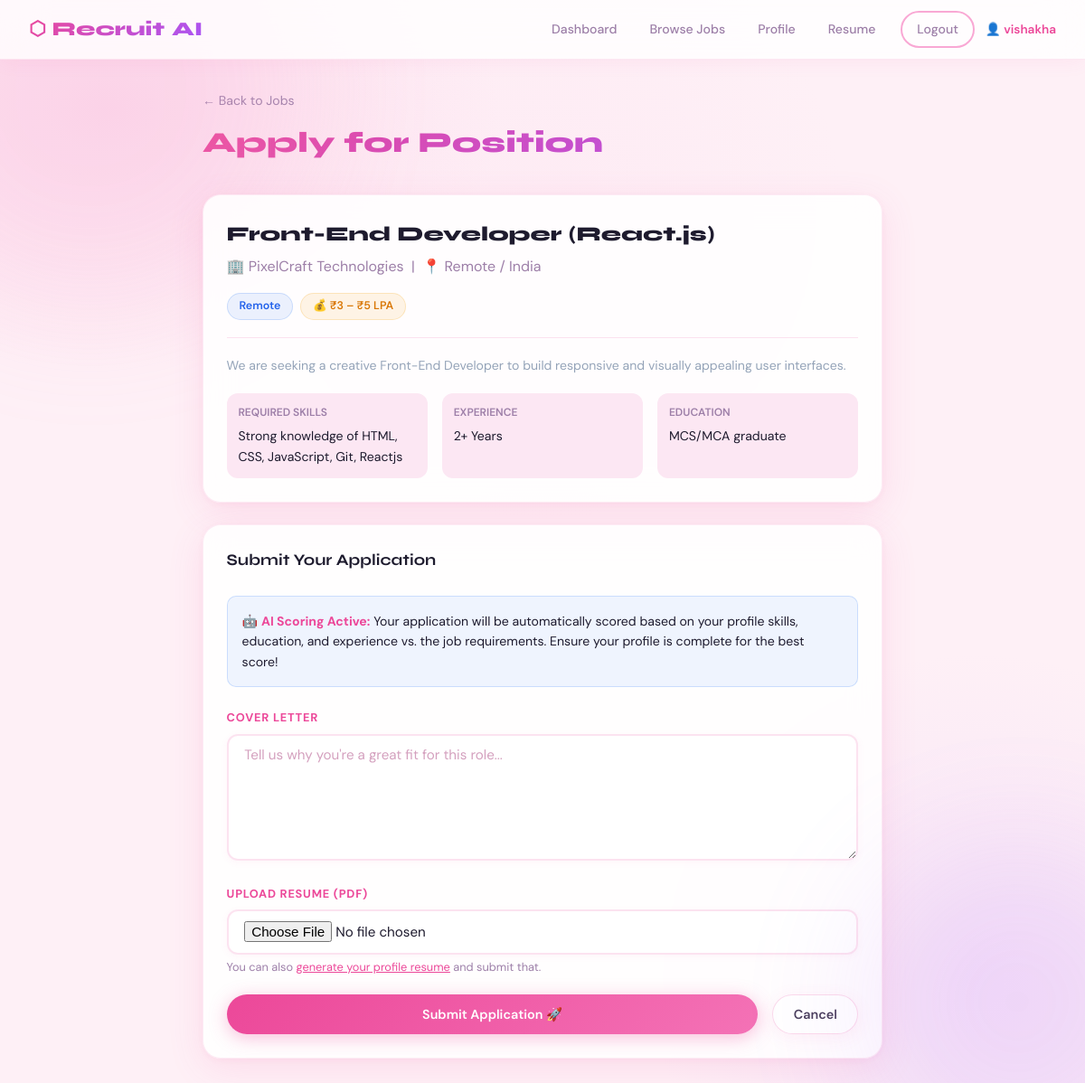
Page /apply/5 (signed in) on the committed database.
### tables this page shows
CREATE TABLE job_posts (
            id INTEGER PRIMARY KEY AUTOINCREMENT,
            hr_id INTEGER,
            title TEXT,
            company TEXT,
            location TEXT,
            job_type TEXT,
            description TEXT,
            required_skills TEXT,
            required_experience TEXT,
            required_education TEXT,
            salary TEXT,
            deadline TEXT,
            status TEXT DEFAULT 'active',
            created_at TEXT DEFAULT CURRENT_TIMESTAMP,
            FOREIGN KEY(hr_id) REFERENCES users(id)
        );

### app.py (the view, shortened to what this page needs)
@app.route('/apply/<int:job_id>', methods=['GET','POST'])
def apply_job(job_id):
    if 'user_id' not in session or session['role']!='user': return redirect(url_for('login'))
    uid=session['user_id']; conn=get_db()
    job=conn.execute("SELECT * FROM job_posts WHERE id=?",(job_id,)).fetchone()
    if not job: flash('Job not found.','danger'); return redirect(url_for('jobs'))
    already=conn.execute("SELECT id FROM applications WHERE user_id=? AND job_id=?",(uid,job_id)).fetchone()
    if already: flash('Already applied!','warning'); conn.close(); return redirect(url_for('jobs'))
    conn.close()
    return render_template('apply.html', job=job)

### app.py (called while the page is built)
def get_db():
    conn = sqlite3.connect(DB)
    conn.row_factory = sqlite3.Row
    return conn

### templates/apply.html (shortened to what this page needs)
{% extends 'base.html' %}
{% block content %}
<div class="container" style="max-width:800px">
  <div class="page-header">
    <a href="{{ url_for('jobs') }}" style="color:var(--muted);font-size:.88rem;text-decoration:none">← Back to Jobs</a>
    <div class="page-title" style="margin-top:.5rem">Apply for Position</div>
  </div>
  <div class="card" style="margin-bottom:1.5rem">
    <div style="display:flex;justify-content:space-between;align-items:start;flex-wrap:wrap;gap:1rem">
      <div>
        <div style="font-family:'Syne',sans-serif;font-weight:800;font-size:1.4rem">{{ job.title }}</div>
        <div style="color:var(--muted);margin-top:.3rem">🏢 {{ job.company }} &nbsp;|&nbsp; 📍 {{ job.location }}</div>
      </div>
      <div style="display:flex;gap:.5rem;flex-wrap:wrap">
        <span class="badge badge-blue">{{ job.job_type }}</span>
        {% if job.salary %}<span class="badge badge-yellow">💰 {{ job.salary }}</span>{% endif %}
      </div>
    </div>
    <div style="margin-top:1.2rem;padding-top:1.2rem;border-top:1px solid var(--border)">
      <div style="font-size:.88rem;color:#94a3b8;line-height:1.6">{{ job.description }}</div>
    </div>
    <div style="margin-top:1.2rem;display:grid;grid-template-columns:repeat(3,1fr);gap:1rem">
      <div style="background:var(--surface2);padding:.8rem;border-radius:var(--radius-sm)">
        <div style="font-size:.75rem;color:var(--muted);text-transform:uppercase;font-weight:600;margin-bottom:.3rem">Required Skills</div>
        <div style="font-size:.88rem">{{ job.required_skills }}</div>
      </div>
      <div style="background:var(--surface2);padding:.8rem;border-radius:var(--radius-sm)">
        <div style="font-size:.75rem;color:var(--muted);text-transform:uppercase;font-weight:600;margin-bottom:.3rem">Experience</div>
        <div style="font-size:.88rem">{{ job.required_experience or 'Not specified' }}</div>
      </div>
      <div style="background:var(--surface2);padding:.8rem;border-radius:var(--radius-sm)">
        <div style="font-size:.75rem;color:var(--muted);text-transform:uppercase;font-weight:600;margin-bottom:.3rem">Education</div>
        <div style="font-size:.88rem">{{ job.required_education or 'Not specified' }}</div>
      </div>
    </div>
  </div>
  <div class="card">
    <div class="card-title" style="margin-bottom:1.5rem">Submit Your Application</div>
    <div style="background:rgba(59,130,246,.08);border:1px solid rgba(59,130,246,.2);border-radius:10px;padding:1rem;margin-bottom:1.5rem;font-size:.88rem">
      🤖 <strong style="color:var(--primary)">AI Scoring Active:</strong> Your application will be automatically scored based on your profile skills, education, and experience vs. the job requirements. Ensure your profile is complete for the best score!
    </div>
    <form method="POST" enctype="multipart/form-data">
      <div class="form-group">
        <label class="form-label">Cover Letter</label>
        <textarea name="cover_letter" class="form-control" style="min-height:140px" placeholder="Tell us why you're a great fit for this role..."></textarea>
      </div>
      <div class="form-group">
        <label class="form-label">Upload Resume (PDF)</label>
        <input type="file" name="resume" class="form-control" accept=".pdf">
        <div style="color:var(--muted);font-size:.8rem;margin-top:.3rem">You can also <a href="{{ url_for('view_resume', user_id=session.user_id) }}" target="_blank" style="color:var(--primary)">generate your profile resume</a> and submit that.</div>
      </div>
      <div style="display:flex;gap:1rem">
        <button class="btn btn-primary" style="flex:1;justify-content:center;padding:.8rem">Submit Application 🚀</button>
        <a href="{{ url_for('jobs') }}" class="btn btn-ghost">Cancel</a>
      </div>
    </form>
  </div>
</div>
{% endblock %}

### static/css/style.css (style rules this page uses)
:root { --bg: #fef0f6; --surface: #ffffff; --surface2: #fce7f3; --border: rgba(236,72,153,0.15); --primary: #ec4899; --primary-light: #f9a8d4; --primary-glow: rgba(236,72,153,0.2); --accent: #f472b6; --accent2: #a855f7; --success: #10b981; --warning: #f59e0b; --danger: #ef4444; --text: #1e1b2e; --text-soft: #4a3f5c; --muted: #9d7fa8; --radius: 20px; --radius-sm: 12px; --shadow-sm: 0 4px 20px rgba(236,72,153,0.08); --shadow-md: 0 8px 40px rgba(236,72,153,0.14); --shadow-lg: 0 20px 60px rgba(236,72,153,0.18); --shadow-float: 0 10px 40px rgba(236,72,153,0.12), 0 2px 8px rgba(236,72,153,0.06); }
*, *::before, *::after { box-sizing: border-box; margin: 0; padding: 0; }
html { scroll-behavior: smooth; }
body { font-family: 'DM Sans', sans-serif; background: var(--bg); background-image: radial-gradient(ellipse 60% 40% at 10% 10%, rgba(249,168,212,0.3) 0%, transparent 60%), radial-gradient(ellipse 50% 50% at 90% 90%, rgba(216,180,254,0.2) 0%, transparent 60%), radial-gradient(ellipse 40% 40% at 50% 20%, rgba(251,207,232,0.15) 0%, transparent 70%); color: var(--text); min-height: 100vh; line-height: 1.6; }
.btn { display: inline-flex; align-items: center; gap: .5rem; padding: .6rem 1.4rem; border-radius: 99px; font-family: 'DM Sans', sans-serif; font-size: .9rem; font-weight: 600; cursor: pointer; border: none; text-decoration: none; transition: all .25s cubic-bezier(.34,1.56,.64,1); white-space: nowrap; }
.btn-primary { background: linear-gradient(135deg, #ec4899, #f472b6); color: #fff; box-shadow: 0 4px 20px rgba(236,72,153,0.35); }
.btn-ghost { background: rgba(255,255,255,0.85); color: var(--text-soft); border: 1.5px solid rgba(236,72,153,0.2); box-shadow: var(--shadow-sm); }
.card { background: rgba(255,255,255,0.88); backdrop-filter: blur(16px); -webkit-backdrop-filter: blur(16px); border: 1.5px solid rgba(236,72,153,0.1); border-radius: var(--radius); padding: 1.6rem; box-shadow: var(--shadow-float); transition: transform .3s cubic-bezier(.34,1.56,.64,1), box-shadow .3s; }
.card-title { font-family: 'Syne', sans-serif; font-weight: 700; font-size: 1.1rem; color: var(--text); }
.form-group { margin-bottom: 1.2rem; }
.form-label { display: block; font-size: .8rem; font-weight: 700; color: var(--primary); margin-bottom: .45rem; text-transform: uppercase; letter-spacing: .06em; }
.form-control { width: 100%; background: rgba(255,255,255,0.95); border: 2px solid rgba(236,72,153,0.15); border-radius: var(--radius-sm); padding: .7rem 1.1rem; color: var(--text); font-family: 'DM Sans', sans-serif; font-size: .95rem; transition: all .2s; box-shadow: 0 2px 8px rgba(236,72,153,0.05); }
.form-control::placeholder { color: #d4a0be; }
textarea.form-control { resize: vertical; min-height: 90px; }
.container { max-width: 1200px; margin: 0 auto; padding: 2rem 1.5rem; }
.page-header { margin-bottom: 2rem; }
.page-title { font-family: 'Syne', sans-serif; font-weight: 800; font-size: 2rem; background: linear-gradient(135deg, #ec4899, #a855f7); -webkit-background-clip: text; -webkit-text-fill-color: transparent; }
.badge { display: inline-flex; align-items: center; padding: .25rem .8rem; border-radius: 99px; font-size: .78rem; font-weight: 600; }
.badge-blue { background: rgba(59,130,246,.1); color: #2563eb; border: 1.5px solid rgba(59,130,246,.2); }
.badge-yellow { background: rgba(245,158,11,.1); color: #d97706; border: 1.5px solid rgba(245,158,11,.2); }
body::before, body::after { content: ''; position: fixed; border-radius: 50%; pointer-events: none; z-index: 0; filter: blur(70px); opacity: .15; animation: blobFloat 10s ease-in-out infinite; }
body::before { width: 500px; height: 500px; background: #f9a8d4; top: -150px; left: -150px; }
body::after { width: 350px; height: 350px; background: #c084fc; bottom: -80px; right: -100px; animation-delay: -4s; }

### rows in the picture
job_posts: title "Front-End Developer (React.js)", company "PixelCraft Technologies", location "Remote / India", job_type "Remote", salary "₹3 – ₹5 LPA", description "We are seeking a creative Front-End Developer to build responsive and visually appealing user interfaces.", required_skills "Strong knowledge of HTML, CSS, JavaScript, Git, Reactjs", required_experience "2+ Years", required_education "MCS/MCA graduate"

### other values in the picture
{{ session.name }} "vishakha"
